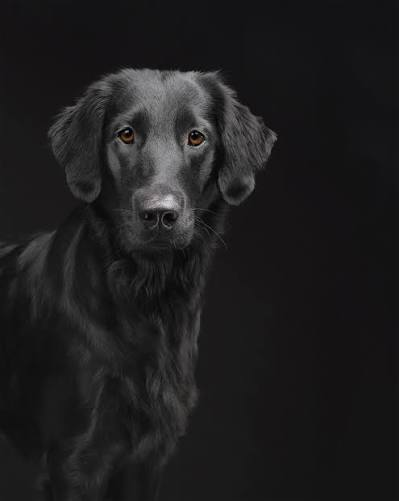
#> input picture query images/dog_limitation.jpg, 399 x 501 px
$ python -i weighting.py   (imports and definitions only)   (older library calls are emulated)
#> lines starting #> are read from the running program, lines starting #| are printed output that depends on the picture; after the words box and inside, x2 and y2 are one past the last pixel; in counts of white or black regions, pixels touching at a corner belong together
### feature_extractor.py
"""
feature_extractor.py

Extracts texture, shape and local descriptors from a grayscale image.
"""

import cv2
import numpy as np

from config import (
    ORB_N_FEATURES,
    SHAPE_MIN_CONTOUR_RATIO,
    SHAPE_MAX_CONTOUR_RATIO,
    LBP_GRID,
    LBP_BINS,
    LBP_SCALES,
    USE_ROI,
    ROI_MARGIN,
    ROI_MIN_FRACTION,
    ROI_MAX_FRACTION,
    ROI_MIN_SIDE,
    IMAGE_SIZE,
    SHAPE_DESCRIPTOR,
    HOG_CELL_SIZE,
    HOG_BINS,
    LOCAL_DESCRIPTOR,
    SIFT_N_FEATURES
)


# Create detectors once and reuse them
orb_detector = cv2.ORB_create(nfeatures=ORB_N_FEATURES)
sift_detector = cv2.SIFT_create(nfeatures=SIFT_N_FEATURES)


# ============================================================
# TEXTURE - LBP
# ============================================================

# [95 lines left out: functions compute_lbp_image, extract_texture_features, not called in this run]


# ============================================================
# OLD SHAPE DESCRIPTOR - HU MOMENTS
# ============================================================

def choose_main_contour(contours, image_area):
    """Choose the most likely main object contour."""

    if len(contours) == 0:
        return None

    image_side = int(
        round(np.sqrt(image_area))
    )

    good_contours = []

    for contour in contours:

        area = cv2.contourArea(contour)

        if area < SHAPE_MIN_CONTOUR_RATIO * image_area:
            continue

        if area > SHAPE_MAX_CONTOUR_RATIO * image_area:
            continue

        x, y, width, height = cv2.boundingRect(contour)

        if (
            x <= 1
            and y <= 1
            and width >= image_side - 2
            and height >= image_side - 2
        ):
            continue

        good_contours.append(contour)

    if len(good_contours) == 0:
        return max(
            contours,
            key=cv2.contourArea
        )

    return max(
        good_contours,
        key=cv2.contourArea
    )


# [464 lines left out: functions extract_shape_features, extract_hog_features, extract_orb_features, extract_sift_features, extract_main_roi, extract_all_features, not called in this run]


# ============================================================
# WEIGHTING HELPERS
# ============================================================

def orb_keypoint_info(gray):
    """Return ORB keypoint count and average response."""

    keypoints = orb_detector.detect(
        gray,
        None
    )

    if keypoints is None or len(keypoints) == 0:
        return 0, 0.0

    average_response = float(
        np.mean(
            [
                point.response
                for point in keypoints
            ]
        )
    )

    return (
        len(keypoints),
        average_response
    )

### weighting.py
"""
weighting.py

Calculates automatic descriptor weights from the query image.
"""

import cv2
import numpy as np

from config import (
    ORB_N_FEATURES,
    LAPLACIAN_STD_REFERENCE,
    EDGE_DENSITY_REFERENCE,
    CONTOUR_AREA_REFERENCE,
    ORB_RESPONSE_REFERENCE,
    LOCAL_TRUST,
    MINIMUM_IMPORTANCE,
    SHAPE_AREA_PART,
    SHAPE_SOLIDITY_PART,
    SHAPE_EDGE_PART
)

from feature_extractor import (
    orb_keypoint_info,
    choose_main_contour
)


# ============================================================
# TEXTURE IMPORTANCE
# ============================================================

def texture_importance(gray):
    """Estimate how much fine texture the image contains."""

    laplacian = cv2.Laplacian(
        gray,
        cv2.CV_64F
    )

    detail = float(
        laplacian.std()
    )

    return min(
        detail / LAPLACIAN_STD_REFERENCE,
        1.0
    )


# ============================================================
# SHAPE IMPORTANCE
# ============================================================

def shape_importance(gray):
    """Estimate how strong the main object shape is."""

    blurred = cv2.GaussianBlur(
        gray,
        (5, 5),
        0
    )

    edges = cv2.Canny(
        blurred,
        50,
        150
    )

    total_pixels = float(
        edges.shape[0] * edges.shape[1]
    )

    # Small contribution from edge density
    edge_density = (
        np.count_nonzero(edges)
        / total_pixels
    )

    edge_score = min(
        edge_density / EDGE_DENSITY_REFERENCE,
        1.0
    )

    kernel = np.ones(
        (3, 3),
        dtype=np.uint8
    )

    closed_edges = cv2.dilate(
        edges,
        kernel,
        iterations=1
    )

    contours, _ = cv2.findContours(
        closed_edges,
        cv2.RETR_EXTERNAL,
        cv2.CHAIN_APPROX_SIMPLE
    )

    main_contour = choose_main_contour(
        contours,
        total_pixels
    )

    if main_contour is None:
        return (
            SHAPE_EDGE_PART
            * edge_score
        )

    contour_area = cv2.contourArea(
        main_contour
    )

    if contour_area <= 0:
        return (
            SHAPE_EDGE_PART
            * edge_score
        )

    # Main object size
    area_ratio = (
        contour_area / total_pixels
    )

    area_score = min(
        area_ratio / CONTOUR_AREA_REFERENCE,
        1.0
    )

    # Solidity of the main contour
    hull = cv2.convexHull(
        main_contour
    )

    hull_area = cv2.contourArea(
        hull
    )

    if hull_area > 0:
        solidity = (
            contour_area / hull_area
        )
    else:
        solidity = 0.0

    solidity = float(
        np.clip(
            solidity,
            0.0,
            1.0
        )
    )

    return (
        SHAPE_AREA_PART * area_score
        + SHAPE_SOLIDITY_PART * solidity
        + SHAPE_EDGE_PART * edge_score
    )


# ============================================================
# LOCAL FEATURE IMPORTANCE
# ============================================================

def local_importance(gray):
    """Estimate the importance of ORB local features."""

    keypoint_count, average_response = (
        orb_keypoint_info(gray)
    )

    count_score = min(
        keypoint_count
        / float(ORB_N_FEATURES),
        1.0
    )

    strength_score = min(
        average_response
        / ORB_RESPONSE_REFERENCE,
        1.0
    )

    raw_importance = (
        0.5 * count_score
        + 0.5 * strength_score
    )

    return (
        raw_importance
        * LOCAL_TRUST
    )


# ============================================================
# FINAL WEIGHTS
# ============================================================

def compute_weights(gray, return_raw=False):
    """Calculate and normalize the three descriptor weights."""

    raw_texture = texture_importance(
        gray
    )

    raw_shape = shape_importance(
        gray
    )

    raw_local = local_importance(
        gray
    )

    texture_value = (
        raw_texture
        + MINIMUM_IMPORTANCE
    )

    shape_value = (
        raw_shape
        + MINIMUM_IMPORTANCE
    )

    local_value = (
        raw_local
        + MINIMUM_IMPORTANCE
    )

    total = (
        texture_value
        + shape_value
        + local_value
    )

    if total <= 0:

        weights = {
            "texture": 1.0 / 3.0,
            "shape": 1.0 / 3.0,
            "local": 1.0 / 3.0
        }

    else:

        weights = {
            "texture": texture_value / total,
            "shape": shape_value / total,
            "local": local_value / total
        }

    if return_raw:

        raw = {
            "texture": raw_texture,
            "shape": raw_shape,
            "local": raw_local
        }

        return weights, raw

    return weights

>>> import cv2
>>> picture = cv2.imread('query images/dog_limitation.jpg', cv2.IMREAD_GRAYSCALE)
#> picture: shape (501, 399); min 0, max 216, mean 30
>>> result = compute_weights(picture)
#> in texture_importance, `laplacian = cv2.Laplacian( gray, cv2.CV_64F )`:
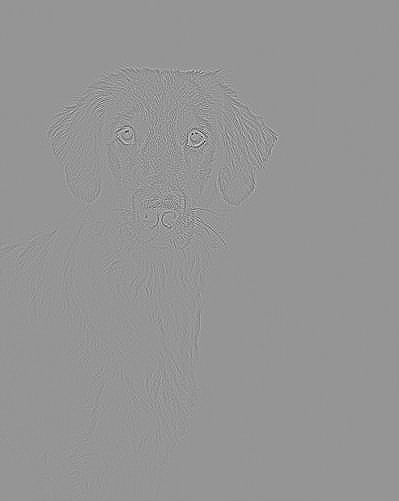
#> laplacian: shape (501, 399) float64; min -273, max 193, mean 0; drawn with min black and max white
#> in texture_importance, `detail = float( laplacian.std() )`: detail = 9.54
#> in compute_weights, `raw_texture = texture_importance( gray )`: raw_texture = 0.154
#> in shape_importance, `edges = cv2.Canny( blurred, 50, 150 )`:
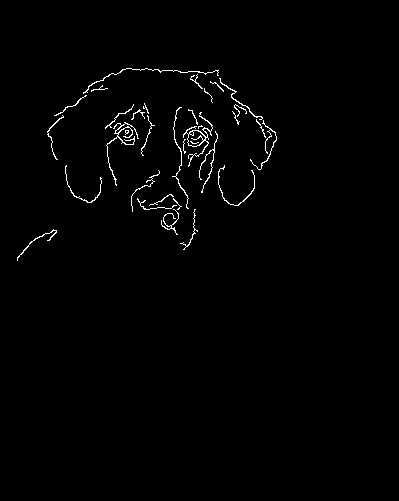
#> edges: shape (501, 399); 1.1% white in thin lines or dots, all inside (x1, y1, x2, y2) = (17, 68, 277, 261)
#> in shape_importance, `edge_density = ( np.count_nonzero(edges) / total_pixels )`: edge_density = 0.0113
#> in shape_importance, `edge_score = min( edge_density / EDGE_DENSITY_REFERENCE, 1.0 )`: edge_score = 0.0756
#> in shape_importance, `closed_edges = cv2.dilate( edges, kernel, iterations=1 )`:
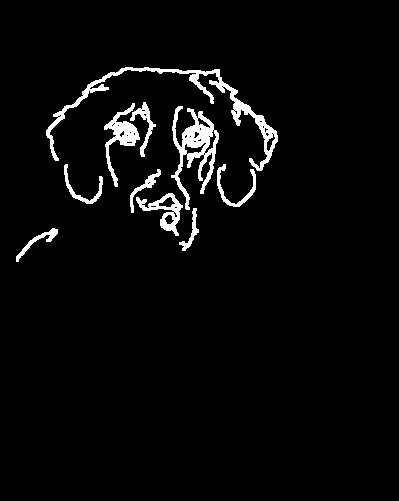
#> closed_edges: shape (501, 399); 3.6% white; 10 white regions
#> in shape_importance, `contours, _ = cv2.findContours( closed_edges, cv2.RETR_EXTERNAL, cv2.C..`: contours = 10 contours; largest, box (x1, y1, x2, y2) and area: (46, 67, 278, 171) 1878, (171, 106, 219, 210) 1712, (104, 103, 140, 187) 754, (136, 193, 183, 236) 718, (130, 102, 156, 157) 281
#> the loop in choose_main_contour, `for contour in contours: ` made 10 passes
#> area on passes 1 to 10: 212, 168.5, 718.5, 201, 275.5, 229.5, 1711.5, 753.5, 281, 1878.5
#> after the loop in choose_main_contour, `for contour in contours:`: good_contours = []
#> in shape_importance, `main_contour = choose_main_contour( contours, total_pixels )`: main_contour = contour of 456 points, box (x1, y1, x2, y2) (46, 67, 278, 171), area 1878
#> in shape_importance, `contour_area = cv2.contourArea( main_contour )`: contour_area = 1878.5
#> in shape_importance, `area_ratio = ( contour_area / total_pixels )`: area_ratio = 0.0094
#> in shape_importance, `area_score = min( area_ratio / CONTOUR_AREA_REFERENCE, 1.0 )`: area_score = 0.0145
#> in shape_importance, `hull = cv2.convexHull( main_contour )`: hull = contour of 24 points, box (x1, y1, x2, y2) (46, 67, 278, 171), area 18628
#> in shape_importance, `hull_area = cv2.contourArea( hull )`: hull_area = 18628
#> in shape_importance, `solidity = ( contour_area / hull_area )`: solidity = 0.101
#> in compute_weights, `raw_shape = shape_importance( gray )`: raw_shape = 0.0551
#> in orb_keypoint_info, `keypoints = orb_detector.detect( gray, None )`: keypoints = 300 keypoints; strongest (x, y, size): (126, 131, 31), (128, 128, 31), (196, 133, 31), (196, 130, 31)
#> in orb_keypoint_info, `average_response = float( np.mean( [ point.response for point in keypo..`: average_response = 0.000107
#> in local_importance, `keypoint_count, average_response = ( orb_keypoint_info(gray) )`: keypoint_count = 300; average_response = 0.000107
#> in local_importance, `count_score = min( keypoint_count / float(ORB_N_FEATURES), 1.0 )`: count_score = 1
#> in local_importance, `strength_score = min( average_response / ORB_RESPONSE_REFERENCE, 1.0 )`: strength_score = 0.0411
#> in local_importance, `raw_importance = ( 0.5 * count_score + 0.5 * strength_score )`: raw_importance = 0.521
#> in compute_weights, `raw_local = local_importance( gray )`: raw_local = 0.208
#> in compute_weights, `texture_value = ( raw_texture + MINIMUM_IMPORTANCE )`: texture_value = 0.204
#> in compute_weights, `shape_value = ( raw_shape + MINIMUM_IMPORTANCE )`: shape_value = 0.105
#> in compute_weights, `local_value = ( raw_local + MINIMUM_IMPORTANCE )`: local_value = 0.258
#> in compute_weights, `total = ( texture_value + shape_value + local_value )`: total = 0.567
#> in compute_weights, `weights = { "texture": texture_value / total, "shape": shape_value / t..`: weights = {'texture': 0.359, 'shape': 0.185, 'local': 0.455}
#> result = {'texture': 0.359, 'shape': 0.185, 'local': 0.455}
